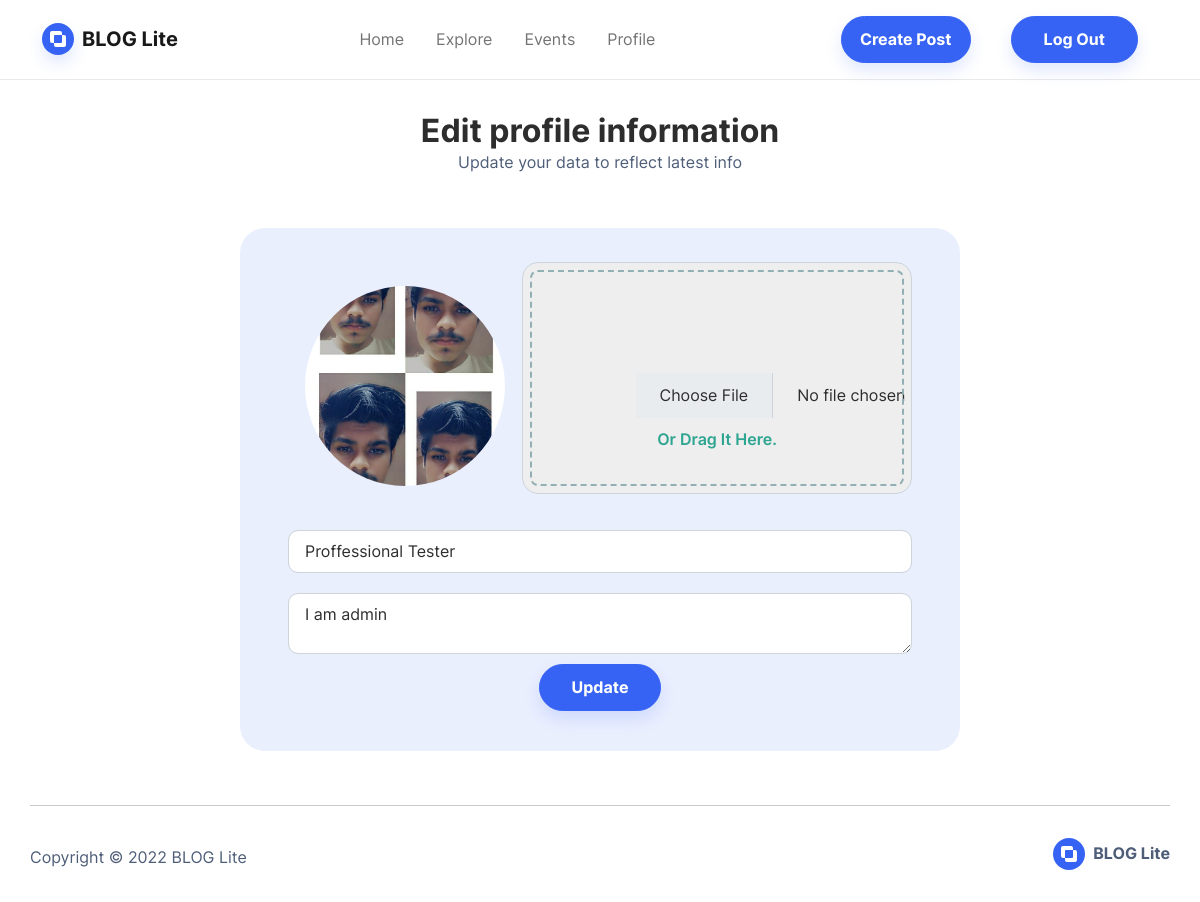
/editprofile (signed in), run on the app's committed database.
### core/models.py (models this page shows, shortened)
class Profile(models.Model):
    user = models.ForeignKey(User, on_delete=models.CASCADE)
    userid = models.IntegerField()
    bio = models.TextField(default="",blank=True, max_length=300, null=True)
    profile_picture = models.ImageField(upload_to="profile_images", default="default.jpg")

### core/views.py (the view, shortened to what this page needs)
# urls.py: path('editprofile', views.editprofile, name='editprofile'),
@login_required(login_url='login')
def editprofile(request):
    profile = Profile.objects.get(user = request.user)
    return render(request, 'editprofile.html', {'profile': profile})

### templates/editprofile.html (shortened to what this page needs)
{% extends 'basic.html' %} {% block body %}
<section class="py-2">
    <div class="container py-2">
        <div class="row my-3">
            <div class="col-md-8 col-xl-6 text-center mx-auto">
                <h2 class="fw-bold py-xl-0 my-xl-0">
                    Edit profile information<br />
                </h2>
                <p class="text-muted pb-xl-0 mb-xl-0">
                    Update your data to reflect latest info
                </p>
            </div>
        </div>
    </div>
</section>
<section>
    <div style="padding-top: 20px; padding-bottom: 20px">
        <div
            class="container text-center pt-4 py-xl-4"
            style="
                background: rgba(55, 99, 244, 0.1);
                border-radius: 25px;
                padding-left: 24px;
                padding-right: 24px;
                width: 60%;
                padding-bottom: 7px;
                margin-bottom: -6px;
                margin-top: 0px;
                padding-top: 24px;
            "
        >
            <form method="POST" action="" enctype="multipart/form-data">
                <div
                    class="mx-4"
                    style="
                        margin-top: 0px;
                        margin-bottom: 0px;
                        padding-top: 10px;
                        padding-bottom: 10px;
                    "
                >
                    <div
                        style="
                            display: grid;
                            grid-template-columns: 0.75fr 1.25fr;
                        "
                    >
                        <div
                            style="
                                display: flex;
                                justify-content: center;
                                align-items: center;
                            "
                        >
                            <img
                                src="{{ profile.profile_picture.url }}"
                                height="200px"
                                width="200px"
                                style="object-fit: cover; border-radius: 50%"
                            />
                        </div>
                        <div class="files color form-group mb-3">
                            <input class="form-control" type="file" name="profile_image" value="" />
                        </div>
                    </div>
                </div>
                <div
                    class="mx-4"
                    style="
                        margin-top: 0px;
                        margin-bottom: 0px;
                        padding-top: 10px;
                        padding-bottom: 10px;
                    "
                >
                    <input
                        type="text"
                        name="name"
                        class="form-control"
                        value="{{profile.user.first_name}}"
                        style="
                        width: 100%;
                        line-height: 1.35rem;
                        border-radius: 10px;
                        padding-left: 1rem;"
                    />
                </div>
                <div
                    class="mx-4"
                    style="
                        margin-top: 0px;
                        margin-bottom: 0px;
                        padding-top: 10px;
                        padding-bottom: 10px;
                    "
                >
                    <textarea
                        class="form-control"
                        style="
                            width: 100%;
                            line-height: 1.25rem;
                            border-radius: 10px;
                            padding-left: 1rem;
                        "
                        name="biotext"
                        placeholder="Write about yourself here"
                    >
{{profile.bio}}</textarea
                    >
                </div>
                <center class="mb-3">
                    <button
                        class="btn btn-primary shadow d-block w-20"
                        type="submit"
                    >
                        Update
                    </button>
                </center>
            </form>
        </div>
    </div>
</section>
{% endblock %}

### data on the page
Profile: profile_picture (picture), name "Proffessional Tester", biotext "I am admin"
